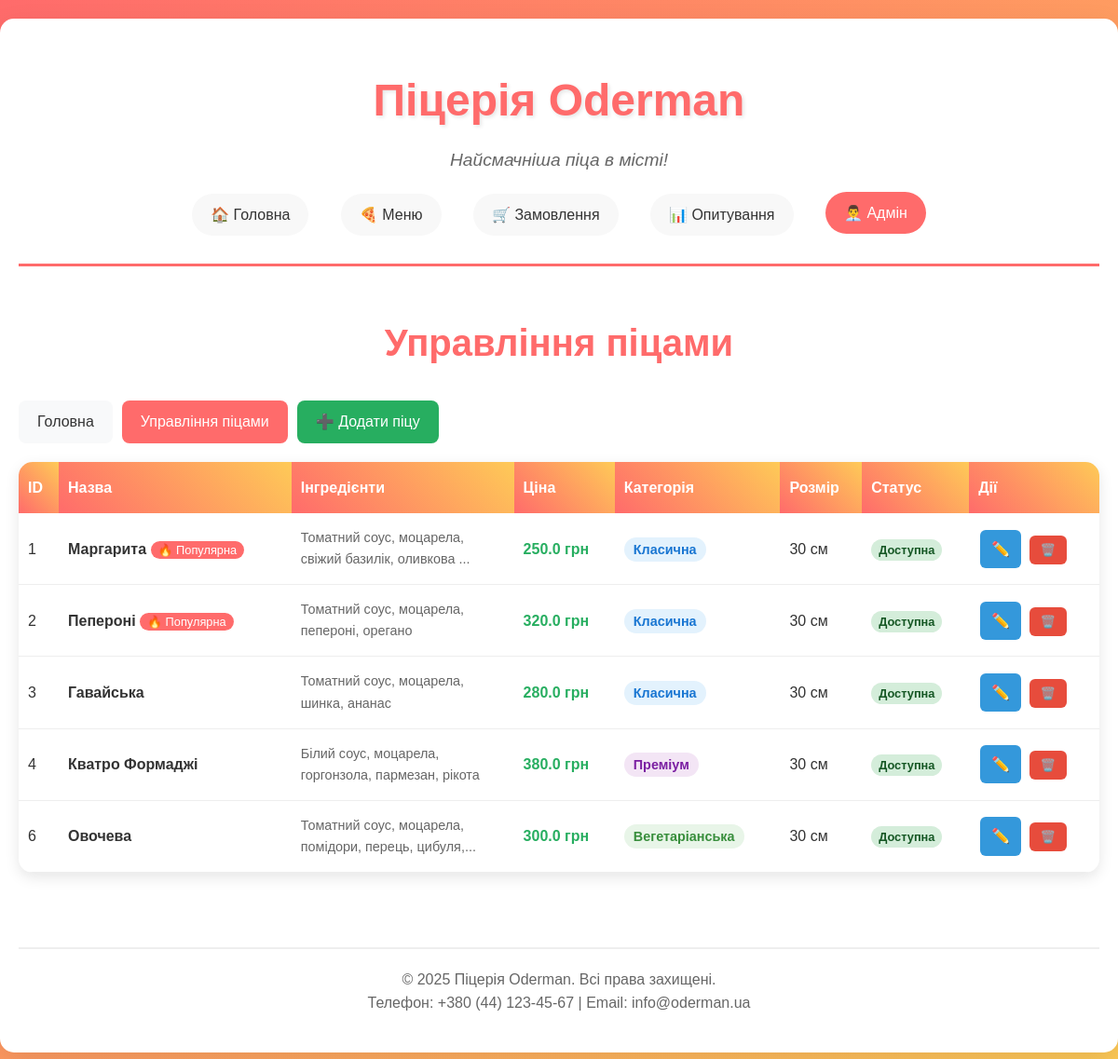
The page /admin/pizzas on the database its author committed.
### models.py (models this page shows, shortened)
class Pizza(db.Model):
    id = db.Column(db.Integer, primary_key=True)
    name = db.Column(db.String(100), nullable=False)
    ingredients = db.Column(db.Text, nullable=False)
    price = db.Column(db.Float, nullable=False)
    category = db.Column(db.String(50), nullable=False)
    category_display = db.Column(db.String(100), nullable=False)
    size = db.Column(db.String(20), nullable=False, default='30 см')
    popular = db.Column(db.Boolean, default=False)
    available = db.Column(db.Boolean, default=True)
    image_url = db.Column(db.String(200), nullable=True)
    created_at = db.Column(db.DateTime, default=datetime.utcnow)
    updated_at = db.Column(db.DateTime, default=datetime.utcnow, onupdate=datetime.utcnow)

### app.py (the view)
@app.route('/admin/pizzas')
def admin_pizzas():
    pizzas = Pizza.query.all()
    return render_template('admin/pizzas.html', pizzas=pizzas)

### app.py (called while the page is built)
@app.template_global()
def get_current_year():
    from datetime import datetime
    return datetime.now().year

### templates/admin/pizzas.html (shortened to what this page needs)
{% extends "base.html" %}
{% block content %}
<div class="admin-pizzas">
    <h2 class="page-title">Управління піцами</h2>
    <div class="admin-nav">
        <a href="{{ url_for('admin_dashboard') }}" class="admin-nav-link">Головна</a>
        <a href="{{ url_for('admin_pizzas') }}" class="admin-nav-link active">Управління піцами</a>
        <a href="{{ url_for('admin_add_pizza') }}" class="admin-nav-link add-btn">➕ Додати піцу</a>
    </div>
    <div class="pizzas-table-container">
        <table class="pizzas-table">
            <thead>
                <tr>
                    <th>ID</th>
                    <th>Назва</th>
                    <th>Інгредієнти</th>
                    <th>Ціна</th>
                    <th>Категорія</th>
                    <th>Розмір</th>
                    <th>Статус</th>
                    <th>Дії</th>
                </tr>
            </thead>
            <tbody>
                {% for pizza in pizzas %}
                <tr class="pizza-row {% if not pizza.available %}unavailable{% endif %}">
                    <td>{{ pizza.id }}</td>
                    <td>
                        <div class="pizza-name-cell">
                            <strong>{{ pizza.name }}</strong>
                            {% if pizza.popular %}
                            <span class="popular-badge">🔥 Популярна</span>
                            {% endif %}
                        </div>
                    </td>
                    <td class="ingredients-cell">{{ pizza.ingredients[:50] }}{% if pizza.ingredients|length > 50 %}...{% endif %}</td>
                    <td class="price-cell">{{ pizza.price }} грн</td>
                    <td>
                        <span class="category-tag category-{{ pizza.category }}">
                            {{ pizza.category_display }}
                        </span>
                    </td>
                    <td>{{ pizza.size }}</td>
                    <td>
                        {% if pizza.available %}
                        <span class="status-badge status-available">Доступна</span>
                        {% else %}
                        <span class="status-badge status-unavailable">Недоступна</span>
                        {% endif %}
                    </td>
                    <td class="actions-cell">
                        <a href="{{ url_for('admin_edit_pizza', pizza_id=pizza.id) }}" class="action-btn edit">✏️</a>
                        <form method="POST" action="{{ url_for('admin_delete_pizza', pizza_id=pizza.id) }}"
                              style="display: inline;"
                              onsubmit="return confirm('Ви впевнені, що хочете видалити піцу {{ pizza.name }}?')">
                            <button type="submit" class="action-btn delete">🗑️</button>
                        </form>
                    </td>
                </tr>
                {% endfor %}
            </tbody>
        </table>
    </div>
</div>
{% endblock %}

### static/css/style.css (style rules this page uses)
* { margin: 0; padding: 0; box-sizing: border-box; }
body { font-family: 'Arial', sans-serif; line-height: 1.6; color: #333; background: linear-gradient(135deg, #ff6b6b, #feca57); min-height: 100vh; }
.page-title { text-align: center; font-size: 2.5rem; color: #ff6b6b; margin-bottom: 30px; }
.popular-badge { font-size: 0.8rem; background: #ff6b6b; color: white; padding: 2px 8px; border-radius: 10px; }
.category-tag { padding: 5px 10px; border-radius: 15px; font-size: 0.9rem; font-weight: bold; }
.category-classic { background: #e3f2fd; color: #1976d2; }
.category-premium { background: #f3e5f5; color: #7b1fa2; }
.category-vegetarian { background: #e8f5e8; color: #388e3c; }

### templates/admin/pizzas.html (style rules this page uses)
.admin-pizzas { max-width: 1200px; margin: 0 auto; }
.admin-nav { display: flex; gap: 10px; margin: 20px 0; flex-wrap: wrap; }
.admin-nav-link { padding: 10px 20px; background: #f8f9fa; color: #333; text-decoration: none; border-radius: 8px; transition: all 0.3s ease; }
.admin-nav-link.active, .admin-nav-link:hover { background: #ff6b6b; color: white; }
.admin-nav-link.add-btn { background: #27ae60; color: white; }
.pizzas-table-container { background: white; border-radius: 15px; box-shadow: 0 5px 15px rgba(0, 0, 0, 0.1); overflow: hidden; margin: 20px 0; }
.pizzas-table { width: 100%; border-collapse: collapse; }
.pizzas-table th { background: linear-gradient(45deg, #ff6b6b, #feca57); color: white; padding: 15px 10px; text-align: left; font-weight: bold; }
.pizzas-table td { padding: 15px 10px; border-bottom: 1px solid #eee; }
.pizza-name-cell { min-width: 150px; }
.ingredients-cell { max-width: 200px; font-size: 0.9rem; color: #666; }
.price-cell { font-weight: bold; color: #27ae60; }
.actions-cell { white-space: nowrap; }
.action-btn { display: inline-block; padding: 8px 12px; margin: 0 2px; border: none; border-radius: 6px; cursor: pointer; text-decoration: none; transition: all 0.3s ease; }
.action-btn.edit { background: #3498db; color: white; }
.action-btn.delete { background: #e74c3c; color: white; }
.status-badge { padding: 4px 8px; border-radius: 12px; font-size: 0.8rem; font-weight: bold; }
.status-available { background: #d4edda; color: #155724; }

### rows shown on the page
Pizza: id "1", name "Маргарита", popular "🔥 Популярна", ingredients "Томатний соус, моцарела, свіжий базилік, оливкова", price "250.0", category_display "Класична", size "30 см", available "Доступна"
Pizza: id "2", name "Пепероні", popular "🔥 Популярна", ingredients "Томатний соус, моцарела, пепероні, орегано", price "320.0", category_display "Класична", size "30 см", available "Доступна"
Pizza: id "3", name "Гавайська", ingredients "Томатний соус, моцарела, шинка, ананас", price "280.0", category_display "Класична", size "30 см", available "Доступна"
Pizza: id "4", name "Кватро Формаджі", ingredients "Білий соус, моцарела, горгонзола, пармезан, рікота", price "380.0", category_display "Преміум", size "30 см", available "Доступна"
Pizza: id "6", name "Овочева", ingredients "Томатний соус, моцарела, помідори, перець, цибуля,", price "300.0", category_display "Вегетаріанська", size "30 см", available "Доступна"

### other values the page prints
{{ get_current_year() }} "2025"
